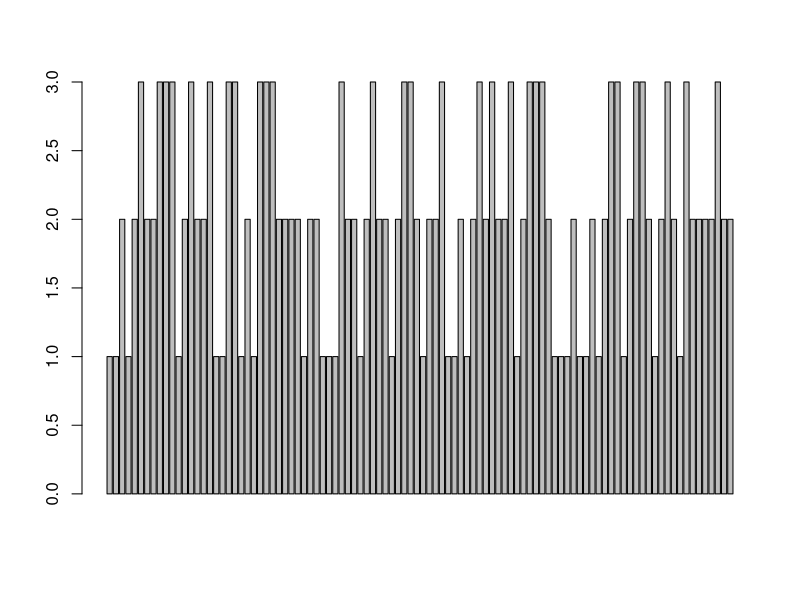
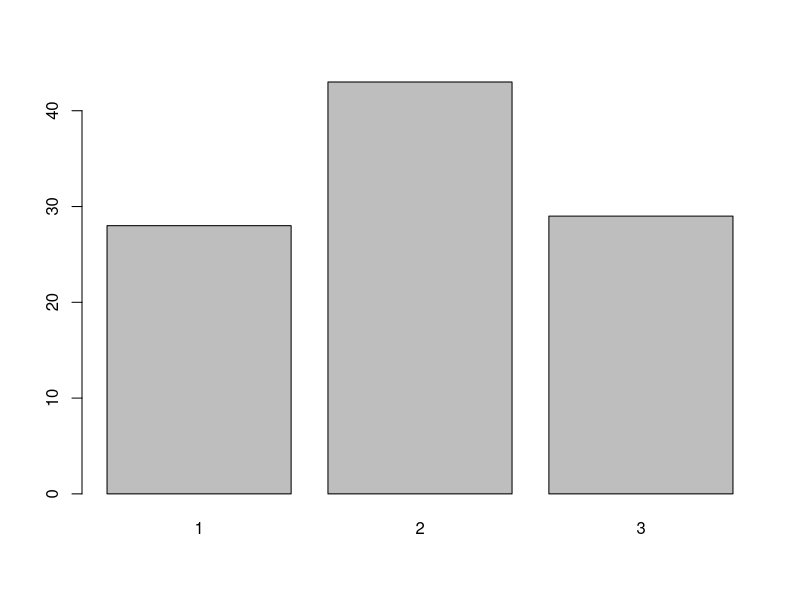
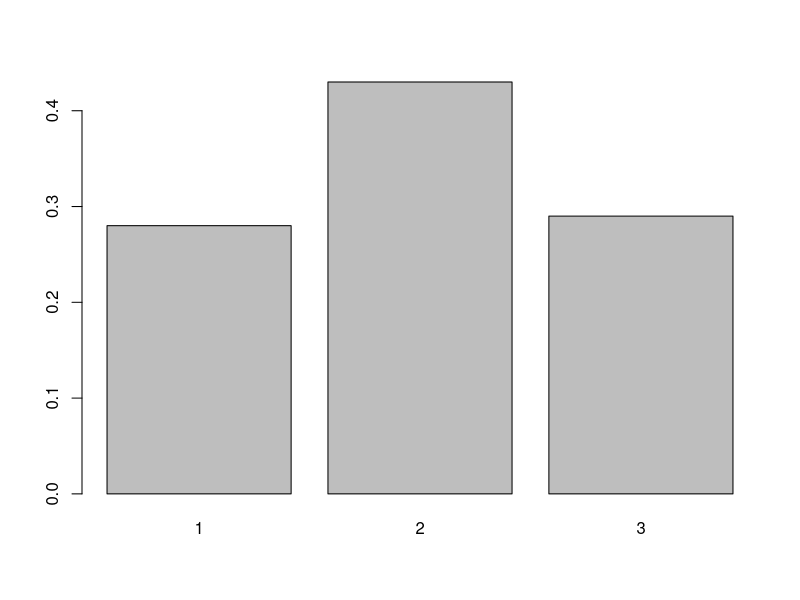
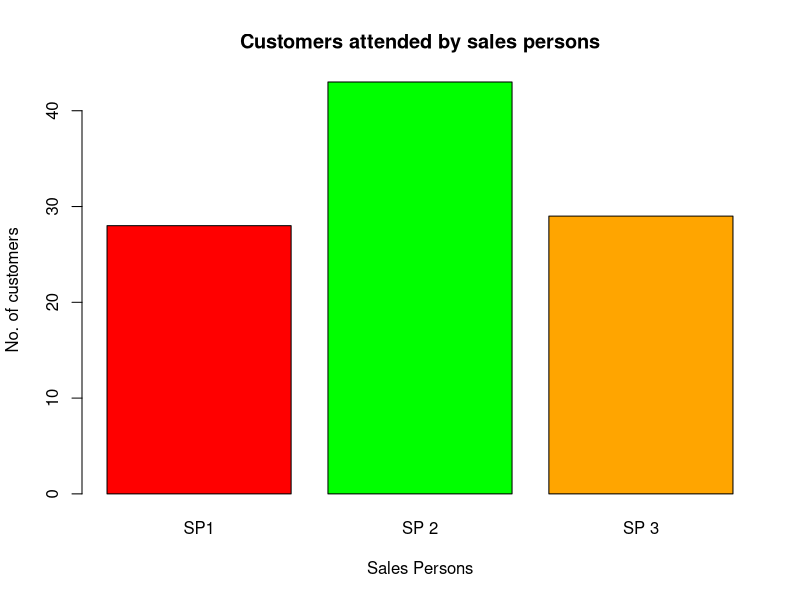
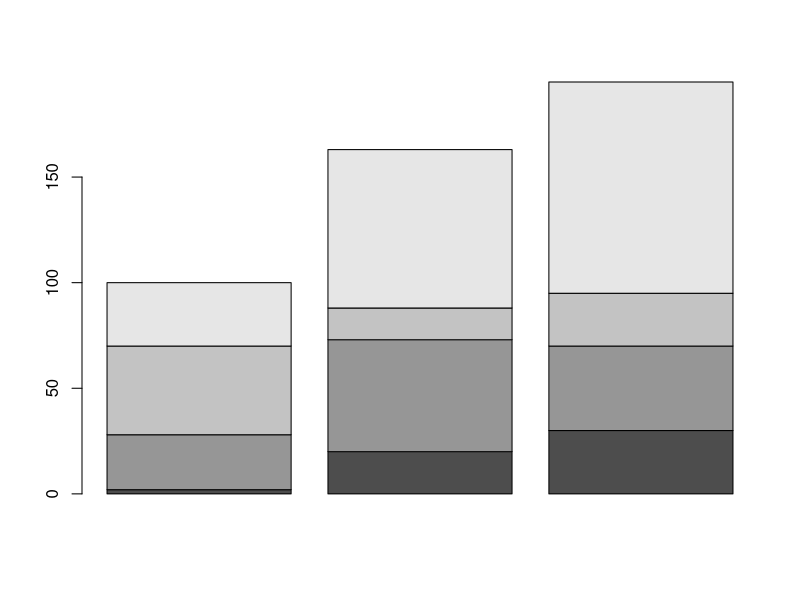
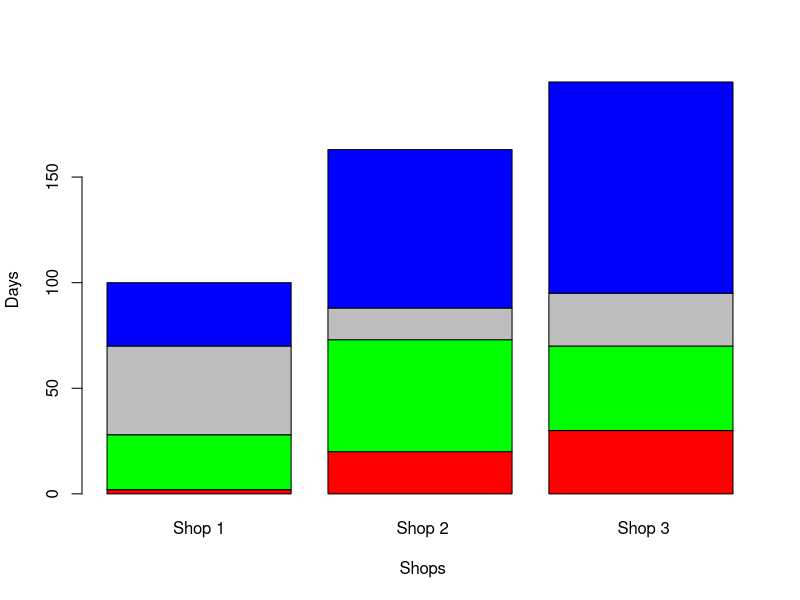
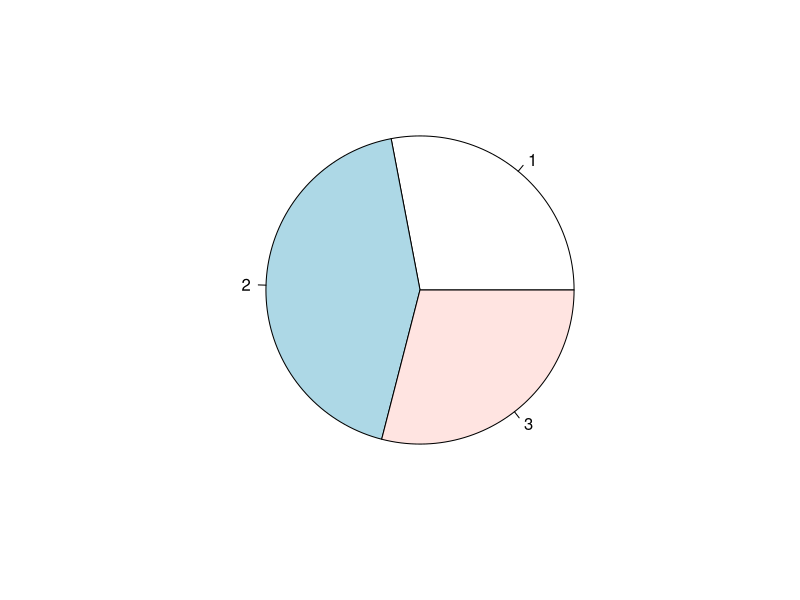
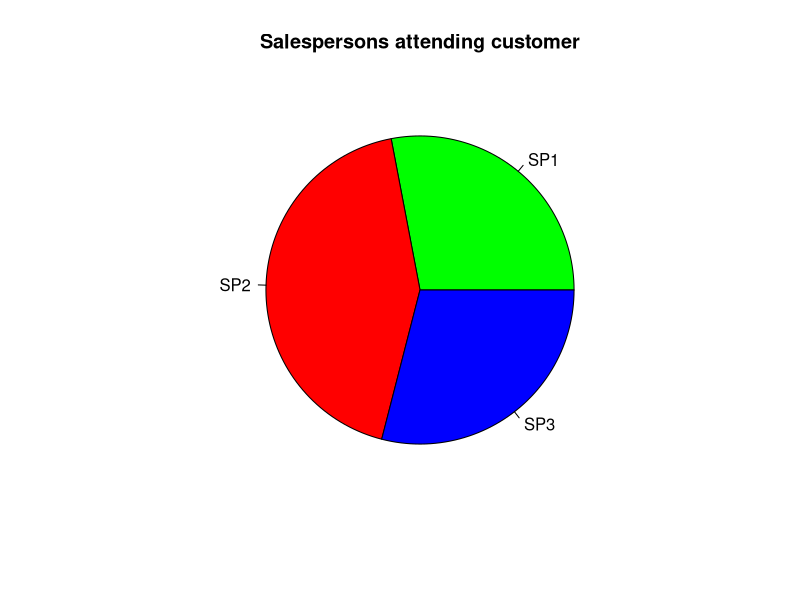

Here is the R script that generated these plots, in order:
sales = c(1,1,2,1,2,3,2,2,3,3,3,1,2,3,2,2,3,1,1,3,3,1,2,1,3,3,3,2,2,2,2,1,2,2,1,1,1,3,2,2,1,2,3,2,2,1,2,3,3,2,1,
          2,2,3,1,1,2,1,2,3,2,3,2,2,3,1,2,3,3,3,2,1,1,1,2,1,1,2,1,2,3,3,1,2,3,3,2,1,2,3,2,1,3,2,2,2,2,3,2,2)

barplot(sales)  #gives individual bar 

barplot(table(sales)) #absolute freq

barplot(table(sales)/length(sales)) #relative freq

barplot(table(sales), main = "Customers attended by sales persons",
        names.arg=c("SP1", "SP 2", "SP 3"), xlab = "Sales Persons",
        ylab = "No. of customers",col=c("red","green","orange"))

#main gives title to the bar plot
#names.arg is used to name each bar
#xlab and ylab are used to give labels to x & y axis respectively
#col is used to give colors to each bar

customers = matrix(nrow=4, ncol=3, data =c(2,20,30,26,53,40,42,15,25,30,75,100), byrow = T)
customers

barplot(customers)
#since "customers" variable is matrix, this will give us sub-divided bar graph with columns as bars

barplot(customers, names.arg=c("Shop 1", " Shop 2", " Shop 3"), xlab = " Shops", ylab = "Days",
        col= c("red","green","grey","blue"))

pie(table(sales)) #2D pie chart

pie(table(sales),labels = c("SP1","SP2", "SP3"), main = "Salespersons attending customer", col=c("green", "red", "blue"))

#For 3D pie chart we first need to install plotrix

install.packages("plotrix")
library(plotrix)

pie3D(table(sales)) #gives 3D pie chart

pie3D(table(sales),labels = c("SP1","SP2", "SP3"), main = "Salespersons attending
customer", col=c("purple", "grey", "cyan"))

pie3D(table(sales), explode = 0.1,labels = c("SP1", "SP2", "SP3"),
      main ="Salespersons attending customer",col=c("purple", "grey", "cyan"))

#explode is used to give gap between two categories in a pie chart

height = c(166,125,130,142,147,159,159,147,
           165,156,149,164,137,166,135,142,133,136,127,143,
           165,121,142,148,158,146,154,157,124,125,158,159,
           164,143,154,152,141,164,131,152,152,161,143,143,
           139,131,125,145,140,163)

hist(height) #gives histogram

hist(height, main = "Heights of persons",col = "green", xlab = "Heights", ylab ="Number of Persons")

#Kernel density plot is a smooth curve and represents data distribution.

plot(density(height)) #Default Gaussian kernel

plot(density(height,adjust=1.5))

#some more kernels
plot(density(height,kernel ='gaussian'))

plot(density(height,kernel ='rectangular'))

plot(density(height,kernel='epanechnikov'))

plot(density(height,kernel='triangular'))

defective = c(46, 24, 53, 44, 18, 34, 65, 54,66, 35, 48, 56, 73, 38, 49)

stem(defective)

stem(defective, scale=2)
